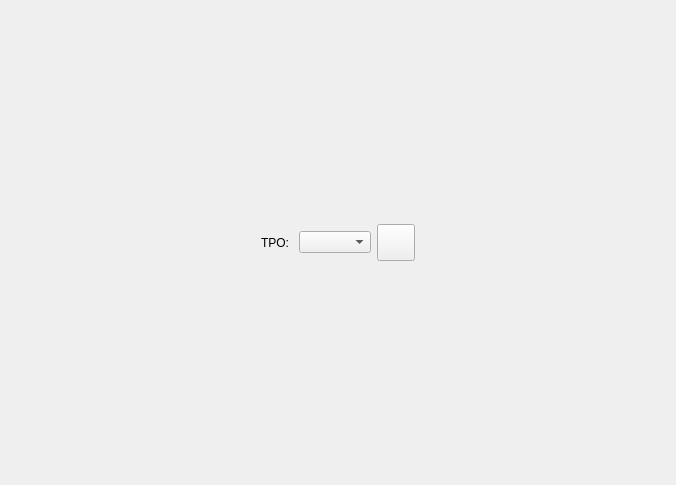
<?xml version="1.0" encoding="UTF-8"?>
<ui version="4.0">
 <class>StackedWidget</class>
 <widget class="QStackedWidget" name="StackedWidget">
  <property name="geometry">
   <rect>
    <x>0</x>
    <y>0</y>
    <width>676</width>
    <height>485</height>
   </rect>
  </property>
  <property name="sizePolicy">
   <sizepolicy hsizetype="Preferred" vsizetype="Preferred">
    <horstretch>1</horstretch>
    <verstretch>0</verstretch>
   </sizepolicy>
  </property>
  <property name="windowTitle">
   <string>StackedWidget</string>
  </property>
  <property name="currentIndex">
   <number>0</number>
  </property>
  <widget class="QWidget" name="select">
   <layout class="QGridLayout" name="gridLayout">
    <item row="0" column="0">
     <spacer name="horizontalSpacer">
      <property name="orientation">
       <enum>Qt::Horizontal</enum>
      </property>
      <property name="sizeHint" stdset="0">
       <size>
        <width>40</width>
        <height>20</height>
       </size>
      </property>
     </spacer>
    </item>
    <item row="0" column="1">
     <widget class="QLabel" name="label_2">
      <property name="text">
       <string>TPO: </string>
      </property>
     </widget>
    </item>
    <item row="0" column="2">
     <widget class="QComboBox" name="comboBox"/>
    </item>
    <item row="0" column="3">
     <widget class="QToolButton" name="next0">
      <property name="text">
       <string/>
      </property>
      <property name="icon">
       <iconset>
        <normaloff>res/next.svg</normaloff>res/next.svg</iconset>
      </property>
      <property name="iconSize">
       <size>
        <width>30</width>
        <height>30</height>
       </size>
      </property>
     </widget>
    </item>
    <item row="0" column="4">
     <spacer name="horizontalSpacer_2">
      <property name="orientation">
       <enum>Qt::Horizontal</enum>
      </property>
      <property name="sizeHint" stdset="0">
       <size>
        <width>40</width>
        <height>20</height>
       </size>
      </property>
     </spacer>
    </item>
   </layout>
  </widget>
  <widget class="QWidget" name="task1">
   <layout class="QVBoxLayout" name="verticalLayout">
    <item>
     <layout class="QHBoxLayout" name="horizontalLayout">
      <item>
       <widget class="QToolButton" name="previous1">
        <property name="text">
         <string/>
        </property>
        <property name="icon">
         <iconset>
          <normaloff>res/previous.svg</normaloff>res/previous.svg</iconset>
        </property>
        <property name="iconSize">
         <size>
          <width>30</width>
          <height>30</height>
         </size>
        </property>
       </widget>
      </item>
      <item>
       <widget class="QLabel" name="label">
        <property name="sizePolicy">
         <sizepolicy hsizetype="Preferred" vsizetype="Minimum">
          <horstretch>0</horstretch>
          <verstretch>0</verstretch>
         </sizepolicy>
        </property>
        <property name="cursor">
         <cursorShape>ArrowCursor</cursorShape>
        </property>
        <property name="styleSheet">
         <string notr="true"/>
        </property>
        <property name="text">
         <string>&lt;html&gt;&lt;head/&gt;&lt;body&gt;&lt;p align=&quot;center&quot;&gt;Task1&lt;/p&gt;&lt;/body&gt;&lt;/html&gt;</string>
        </property>
       </widget>
      </item>
      <item>
       <widget class="QToolButton" name="next1">
        <property name="text">
         <string/>
        </property>
        <property name="icon">
         <iconset>
          <normaloff>res/next.svg</normaloff>res/next.svg</iconset>
        </property>
        <property name="iconSize">
         <size>
          <width>30</width>
          <height>30</height>
         </size>
        </property>
       </widget>
      </item>
     </layout>
    </item>
    <item>
     <widget class="QTextBrowser" name="Article1"/>
    </item>
   </layout>
  </widget>
  <widget class="QWidget" name="task2">
   <layout class="QVBoxLayout" name="verticalLayout_2">
    <item>
     <layout class="QHBoxLayout" name="horizontalLayout_2">
      <item>
       <widget class="QToolButton" name="previous2">
        <property name="text">
         <string/>
        </property>
        <property name="icon">
         <iconset>
          <normaloff>res/previous.svg</normaloff>res/previous.svg</iconset>
        </property>
        <property name="iconSize">
         <size>
          <width>30</width>
          <height>30</height>
         </size>
        </property>
       </widget>
      </item>
      <item>
       <widget class="QLabel" name="label_5">
        <property name="text">
         <string>&lt;html&gt;&lt;head/&gt;&lt;body&gt;&lt;p align=&quot;center&quot;&gt;Task2&lt;/p&gt;&lt;/body&gt;&lt;/html&gt;</string>
        </property>
       </widget>
      </item>
      <item>
       <widget class="QToolButton" name="next2">
        <property name="text">
         <string/>
        </property>
        <property name="icon">
         <iconset>
          <normaloff>res/next.svg</normaloff>res/next.svg</iconset>
        </property>
        <property name="iconSize">
         <size>
          <width>30</width>
          <height>30</height>
         </size>
        </property>
       </widget>
      </item>
     </layout>
    </item>
    <item>
     <widget class="QTextBrowser" name="Article2"/>
    </item>
    <item>
     <layout class="QHBoxLayout" name="horizontalLayout_3">
      <item>
       <widget class="QToolButton" name="Play2">
        <property name="text">
         <string/>
        </property>
        <property name="icon">
         <iconset>
          <normaloff>res/play_btn.svg</normaloff>
          <normalon>res/pause_btn.svg</normalon>res/play_btn.svg</iconset>
        </property>
        <property name="iconSize">
         <size>
          <width>50</width>
          <height>50</height>
         </size>
        </property>
        <property name="checkable">
         <bool>true</bool>
        </property>
       </widget>
      </item>
      <item>
       <widget class="QSlider" name="Slider2">
        <property name="orientation">
         <enum>Qt::Horizontal</enum>
        </property>
       </widget>
      </item>
      <item>
       <widget class="QLabel" name="Timer2">
        <property name="text">
         <string>00:00 / 00:00</string>
        </property>
       </widget>
      </item>
      <item>
       <widget class="QToolButton" name="Show2">
        <property name="text">
         <string/>
        </property>
        <property name="icon">
         <iconset>
          <normaloff>res/down.svg</normaloff>
          <normalon>res/up.svg</normalon>res/down.svg</iconset>
        </property>
        <property name="iconSize">
         <size>
          <width>50</width>
          <height>50</height>
         </size>
        </property>
        <property name="checkable">
         <bool>true</bool>
        </property>
       </widget>
      </item>
     </layout>
    </item>
    <item>
     <widget class="QTextBrowser" name="Transcript2"/>
    </item>
   </layout>
  </widget>
  <widget class="QWidget" name="task3">
   <layout class="QVBoxLayout" name="verticalLayout_3">
    <item>
     <layout class="QHBoxLayout" name="horizontalLayout_4">
      <item>
       <widget class="QToolButton" name="previous3">
        <property name="text">
         <string/>
        </property>
        <property name="icon">
         <iconset>
          <normaloff>res/previous.svg</normaloff>res/previous.svg</iconset>
        </property>
        <property name="iconSize">
         <size>
          <width>30</width>
          <height>30</height>
         </size>
        </property>
       </widget>
      </item>
      <item>
       <widget class="QLabel" name="label_6">
        <property name="text">
         <string>&lt;html&gt;&lt;head/&gt;&lt;body&gt;&lt;p align=&quot;center&quot;&gt;Task3&lt;/p&gt;&lt;/body&gt;&lt;/html&gt;</string>
        </property>
       </widget>
      </item>
      <item>
       <widget class="QToolButton" name="next3">
        <property name="text">
         <string/>
        </property>
        <property name="icon">
         <iconset>
          <normaloff>res/next.svg</normaloff>res/next.svg</iconset>
        </property>
        <property name="iconSize">
         <size>
          <width>30</width>
          <height>30</height>
         </size>
        </property>
       </widget>
      </item>
     </layout>
    </item>
    <item>
     <widget class="QTextBrowser" name="Article3"/>
    </item>
    <item>
     <layout class="QHBoxLayout" name="horizontalLayout_5">
      <item>
       <widget class="QToolButton" name="Play3">
        <property name="text">
         <string/>
        </property>
        <property name="icon">
         <iconset>
          <normaloff>res/play_btn.svg</normaloff>
          <normalon>res/pause_btn.svg</normalon>res/play_btn.svg</iconset>
        </property>
        <property name="iconSize">
         <size>
          <width>50</width>
          <height>50</height>
         </size>
        </property>
        <property name="checkable">
         <bool>true</bool>
        </property>
       </widget>
      </item>
      <item>
       <widget class="QSlider" name="Slider3">
        <property name="orientation">
         <enum>Qt::Horizontal</enum>
        </property>
       </widget>
      </item>
      <item>
       <widget class="QLabel" name="Timer3">
        <property name="text">
         <string>00:00 / 00:00</string>
        </property>
       </widget>
      </item>
      <item>
       <widget class="QToolButton" name="Show3">
        <property name="text">
         <string/>
        </property>
        <property name="icon">
         <iconset>
          <normaloff>res/down.svg</normaloff>
          <normalon>res/up.svg</normalon>res/down.svg</iconset>
        </property>
        <property name="iconSize">
         <size>
          <width>50</width>
          <height>50</height>
         </size>
        </property>
        <property name="checkable">
         <bool>true</bool>
        </property>
       </widget>
      </item>
     </layout>
    </item>
    <item>
     <widget class="QTextBrowser" name="Transcript3"/>
    </item>
   </layout>
  </widget>
  <widget class="QWidget" name="task4">
   <layout class="QVBoxLayout" name="verticalLayout_4">
    <item>
     <layout class="QHBoxLayout" name="horizontalLayout_6" stretch="0,0,0">
      <item>
       <widget class="QToolButton" name="previous4">
        <property name="text">
         <string/>
        </property>
        <property name="icon">
         <iconset>
          <normaloff>res/previous.svg</normaloff>res/previous.svg</iconset>
        </property>
        <property name="iconSize">
         <size>
          <width>30</width>
          <height>30</height>
         </size>
        </property>
       </widget>
      </item>
      <item>
       <widget class="QLabel" name="label_4">
        <property name="text">
         <string>&lt;html&gt;&lt;head/&gt;&lt;body&gt;&lt;p align=&quot;center&quot;&gt;Task4&lt;/p&gt;&lt;/body&gt;&lt;/html&gt;</string>
        </property>
       </widget>
      </item>
      <item>
       <widget class="QToolButton" name="next4">
        <property name="enabled">
         <bool>false</bool>
        </property>
        <property name="text">
         <string/>
        </property>
        <property name="icon">
         <iconset>
          <normaloff>res/next.svg</normaloff>res/next.svg</iconset>
        </property>
        <property name="iconSize">
         <size>
          <width>30</width>
          <height>30</height>
         </size>
        </property>
        <property name="checkable">
         <bool>false</bool>
        </property>
       </widget>
      </item>
     </layout>
    </item>
    <item>
     <layout class="QHBoxLayout" name="horizontalLayout_7">
      <item>
       <widget class="QToolButton" name="Play4">
        <property name="text">
         <string/>
        </property>
        <property name="icon">
         <iconset>
          <normaloff>res/play_btn.svg</normaloff>
          <normalon>res/pause_btn.svg</normalon>res/play_btn.svg</iconset>
        </property>
        <property name="iconSize">
         <size>
          <width>50</width>
          <height>50</height>
         </size>
        </property>
        <property name="checkable">
         <bool>true</bool>
        </property>
       </widget>
      </item>
      <item>
       <widget class="QSlider" name="Slider4">
        <property name="orientation">
         <enum>Qt::Horizontal</enum>
        </property>
       </widget>
      </item>
      <item>
       <widget class="QLabel" name="Timer4">
        <property name="text">
         <string>00:00 / 00:00</string>
        </property>
       </widget>
      </item>
      <item>
       <widget class="QToolButton" name="Show4">
        <property name="text">
         <string/>
        </property>
        <property name="icon">
         <iconset>
          <normaloff>res/down.svg</normaloff>
          <normalon>res/up.svg</normalon>res/down.svg</iconset>
        </property>
        <property name="iconSize">
         <size>
          <width>50</width>
          <height>50</height>
         </size>
        </property>
        <property name="checkable">
         <bool>true</bool>
        </property>
       </widget>
      </item>
     </layout>
    </item>
    <item>
     <widget class="QTextBrowser" name="Transcript4"/>
    </item>
   </layout>
  </widget>
 </widget>
 <resources/>
 <connections/>
</ui>
